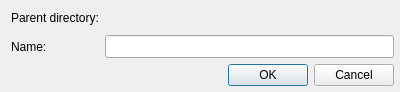
<?xml version="1.0" encoding="UTF-8"?>
<ui version="4.0">
 <class>CreateDirectoryDialog</class>
 <widget class="QDialog" name="CreateDirectoryDialog">
  <property name="geometry">
   <rect>
    <x>0</x>
    <y>0</y>
    <width>400</width>
    <height>92</height>
   </rect>
  </property>
  <property name="sizePolicy">
   <sizepolicy hsizetype="Fixed" vsizetype="Fixed">
    <horstretch>0</horstretch>
    <verstretch>0</verstretch>
   </sizepolicy>
  </property>
  <property name="windowTitle">
   <string>Create a directory</string>
  </property>
  <layout class="QVBoxLayout" name="verticalLayout">
   <property name="topMargin">
    <number>6</number>
   </property>
   <property name="rightMargin">
    <number>6</number>
   </property>
   <property name="bottomMargin">
    <number>6</number>
   </property>
   <item>
    <layout class="QGridLayout" name="gridLayout">
     <item row="0" column="0">
      <widget class="QLabel" name="label">
       <property name="text">
        <string>Parent directory:</string>
       </property>
      </widget>
     </item>
     <item row="0" column="1">
      <widget class="QLabel" name="dirLabel">
       <property name="sizePolicy">
        <sizepolicy hsizetype="Expanding" vsizetype="Preferred">
         <horstretch>0</horstretch>
         <verstretch>0</verstretch>
        </sizepolicy>
       </property>
       <property name="text">
        <string/>
       </property>
      </widget>
     </item>
     <item row="1" column="0">
      <widget class="QLabel" name="nameLabel">
       <property name="sizePolicy">
        <sizepolicy hsizetype="Preferred" vsizetype="Preferred">
         <horstretch>0</horstretch>
         <verstretch>0</verstretch>
        </sizepolicy>
       </property>
       <property name="text">
        <string>Name:</string>
       </property>
      </widget>
     </item>
     <item row="1" column="1">
      <widget class="QLineEdit" name="nameEdit">
       <property name="sizePolicy">
        <sizepolicy hsizetype="Expanding" vsizetype="Preferred">
         <horstretch>0</horstretch>
         <verstretch>0</verstretch>
        </sizepolicy>
       </property>
      </widget>
     </item>
    </layout>
   </item>
   <item>
    <widget class="QDialogButtonBox" name="buttonBox">
     <property name="orientation">
      <enum>Qt::Horizontal</enum>
     </property>
     <property name="standardButtons">
      <set>QDialogButtonBox::Cancel|QDialogButtonBox::Ok</set>
     </property>
     <property name="centerButtons">
      <bool>false</bool>
     </property>
    </widget>
   </item>
  </layout>
 </widget>
 <resources/>
 <connections>
  <connection>
   <sender>buttonBox</sender>
   <signal>accepted()</signal>
   <receiver>CreateDirectoryDialog</receiver>
   <slot>accept()</slot>
   <hints>
    <hint type="sourcelabel">
     <x>248</x>
     <y>254</y>
    </hint>
    <hint type="destinationlabel">
     <x>157</x>
     <y>274</y>
    </hint>
   </hints>
  </connection>
  <connection>
   <sender>buttonBox</sender>
   <signal>rejected()</signal>
   <receiver>CreateDirectoryDialog</receiver>
   <slot>reject()</slot>
   <hints>
    <hint type="sourcelabel">
     <x>316</x>
     <y>260</y>
    </hint>
    <hint type="destinationlabel">
     <x>286</x>
     <y>274</y>
    </hint>
   </hints>
  </connection>
 </connections>
</ui>
